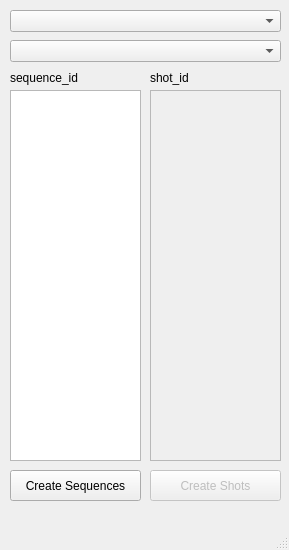
<?xml version="1.0" encoding="UTF-8"?>
<ui version="4.0">
 <class>MainWindow</class>
 <widget class="QMainWindow" name="MainWindow">
  <property name="geometry">
   <rect>
    <x>0</x>
    <y>0</y>
    <width>289</width>
    <height>550</height>
   </rect>
  </property>
  <property name="windowTitle">
   <string>MainWindow</string>
  </property>
  <widget class="QWidget" name="centralwidget">
   <widget class="QComboBox" name="project">
    <property name="geometry">
     <rect>
      <x>10</x>
      <y>10</y>
      <width>271</width>
      <height>22</height>
     </rect>
    </property>
   </widget>
   <widget class="QComboBox" name="episode">
    <property name="geometry">
     <rect>
      <x>10</x>
      <y>40</y>
      <width>271</width>
      <height>22</height>
     </rect>
    </property>
   </widget>
   <widget class="QListWidget" name="sequences">
    <property name="geometry">
     <rect>
      <x>10</x>
      <y>90</y>
      <width>131</width>
      <height>371</height>
     </rect>
    </property>
    <property name="selectionMode">
     <enum>QAbstractItemView::MultiSelection</enum>
    </property>
   </widget>
   <widget class="QListWidget" name="shot">
    <property name="enabled">
     <bool>false</bool>
    </property>
    <property name="geometry">
     <rect>
      <x>150</x>
      <y>90</y>
      <width>131</width>
      <height>371</height>
     </rect>
    </property>
   </widget>
   <widget class="QPushButton" name="createSeq">
    <property name="geometry">
     <rect>
      <x>10</x>
      <y>470</y>
      <width>131</width>
      <height>31</height>
     </rect>
    </property>
    <property name="text">
     <string>Create Sequences</string>
    </property>
   </widget>
   <widget class="QPushButton" name="createShot">
    <property name="enabled">
     <bool>false</bool>
    </property>
    <property name="geometry">
     <rect>
      <x>150</x>
      <y>470</y>
      <width>131</width>
      <height>31</height>
     </rect>
    </property>
    <property name="text">
     <string>Create Shots</string>
    </property>
   </widget>
   <widget class="QLabel" name="label">
    <property name="geometry">
     <rect>
      <x>10</x>
      <y>70</y>
      <width>131</width>
      <height>16</height>
     </rect>
    </property>
    <property name="text">
     <string>sequence_id</string>
    </property>
   </widget>
   <widget class="QLabel" name="label_2">
    <property name="geometry">
     <rect>
      <x>150</x>
      <y>70</y>
      <width>131</width>
      <height>16</height>
     </rect>
    </property>
    <property name="text">
     <string>shot_id</string>
    </property>
   </widget>
  </widget>
  <widget class="QMenuBar" name="menubar">
   <property name="geometry">
    <rect>
     <x>0</x>
     <y>0</y>
     <width>289</width>
     <height>18</height>
    </rect>
   </property>
  </widget>
  <widget class="QStatusBar" name="statusbar"/>
 </widget>
 <resources/>
 <connections/>
</ui>
